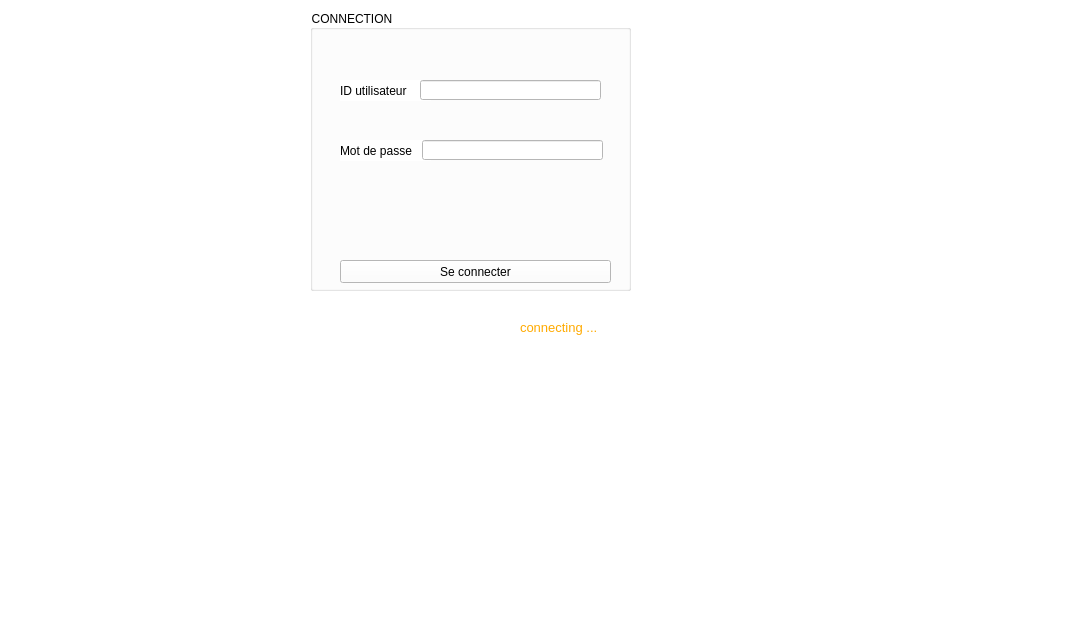
<?xml version="1.0" encoding="UTF-8"?>
<ui version="4.0">
 <class>MainWindow</class>
 <widget class="QMainWindow" name="MainWindow">
  <property name="geometry">
   <rect>
    <x>0</x>
    <y>0</y>
    <width>1089</width>
    <height>642</height>
   </rect>
  </property>
  <property name="windowTitle">
   <string>MainWindow</string>
  </property>
  <property name="styleSheet">
   <string notr="true">background-color: rgb(255, 255, 255);</string>
  </property>
  <widget class="QWidget" name="centralwidget">
   <widget class="QGroupBox" name="groupBox">
    <property name="geometry">
     <rect>
      <x>310</x>
      <y>10</y>
      <width>321</width>
      <height>281</height>
     </rect>
    </property>
    <property name="title">
     <string>CONNECTION</string>
    </property>
    <widget class="QLabel" name="label">
     <property name="geometry">
      <rect>
       <x>30</x>
       <y>70</y>
       <width>91</width>
       <height>21</height>
      </rect>
     </property>
     <property name="text">
      <string>ID utilisateur</string>
     </property>
    </widget>
    <widget class="QLabel" name="label_2">
     <property name="geometry">
      <rect>
       <x>30</x>
       <y>130</y>
       <width>91</width>
       <height>21</height>
      </rect>
     </property>
     <property name="text">
      <string>Mot de passe</string>
     </property>
    </widget>
    <widget class="QPushButton" name="pushButton_submit">
     <property name="geometry">
      <rect>
       <x>30</x>
       <y>250</y>
       <width>271</width>
       <height>23</height>
      </rect>
     </property>
     <property name="styleSheet">
      <string notr="true">/*QPushButton:hover
{
 background-color : green;
}

QPushButton:pressed
{
 background-color : red;
}
*/</string>
     </property>
     <property name="text">
      <string>Se connecter</string>
     </property>
    </widget>
    <widget class="QLineEdit" name="lineEdit_userID">
     <property name="enabled">
      <bool>true</bool>
     </property>
     <property name="geometry">
      <rect>
       <x>110</x>
       <y>70</y>
       <width>181</width>
       <height>20</height>
      </rect>
     </property>
     <property name="text">
      <string/>
     </property>
     <property name="maxLength">
      <number>10</number>
     </property>
     <property name="placeholderText">
      <string/>
     </property>
     <property name="clearButtonEnabled">
      <bool>false</bool>
     </property>
    </widget>
    <widget class="QLineEdit" name="lineEdit_password">
     <property name="geometry">
      <rect>
       <x>112</x>
       <y>130</y>
       <width>181</width>
       <height>20</height>
      </rect>
     </property>
     <property name="text">
      <string/>
     </property>
     <property name="maxLength">
      <number>20</number>
     </property>
     <property name="echoMode">
      <enum>QLineEdit::Password</enum>
     </property>
     <property name="placeholderText">
      <string/>
     </property>
    </widget>
   </widget>
   <widget class="QLabel" name="label_3">
    <property name="geometry">
     <rect>
      <x>520</x>
      <y>320</y>
      <width>121</width>
      <height>16</height>
     </rect>
    </property>
    <property name="text">
     <string>&lt;html&gt;&lt;head/&gt;&lt;body&gt;&lt;p style=&quot; font-size:10pt; color:#ffaa00;&quot;&gt;connecting ... &lt;/p&gt;&lt;/body&gt;&lt;/html&gt;</string>
    </property>
   </widget>
   <widget class="QLabel" name="label_pic">
    <property name="geometry">
     <rect>
      <x>50</x>
      <y>50</y>
      <width>201</width>
      <height>191</height>
     </rect>
    </property>
    <property name="styleSheet">
     <string notr="true">image: url(:/res/img/bg.png);</string>
    </property>
    <property name="text">
     <string/>
    </property>
   </widget>
   <widget class="QLabel" name="label_datetime">
    <property name="geometry">
     <rect>
      <x>330</x>
      <y>340</y>
      <width>441</width>
      <height>131</height>
     </rect>
    </property>
    <property name="font">
     <font>
      <family>Wide Latin</family>
      <pointsize>20</pointsize>
     </font>
    </property>
    <property name="text">
     <string/>
    </property>
   </widget>
  </widget>
  <widget class="QMenuBar" name="menubar">
   <property name="geometry">
    <rect>
     <x>0</x>
     <y>0</y>
     <width>1089</width>
     <height>26</height>
    </rect>
   </property>
  </widget>
  <widget class="QStatusBar" name="statusbar"/>
 </widget>
 <resources/>
 <connections/>
</ui>
